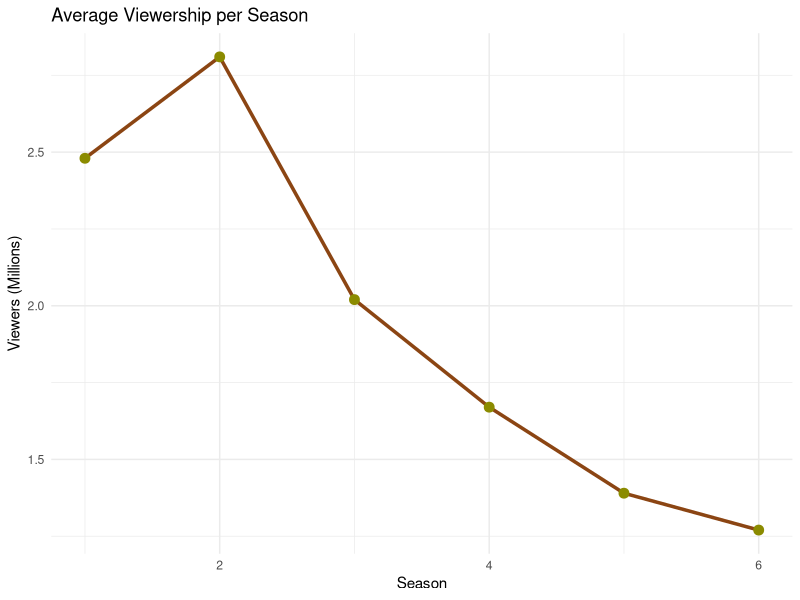
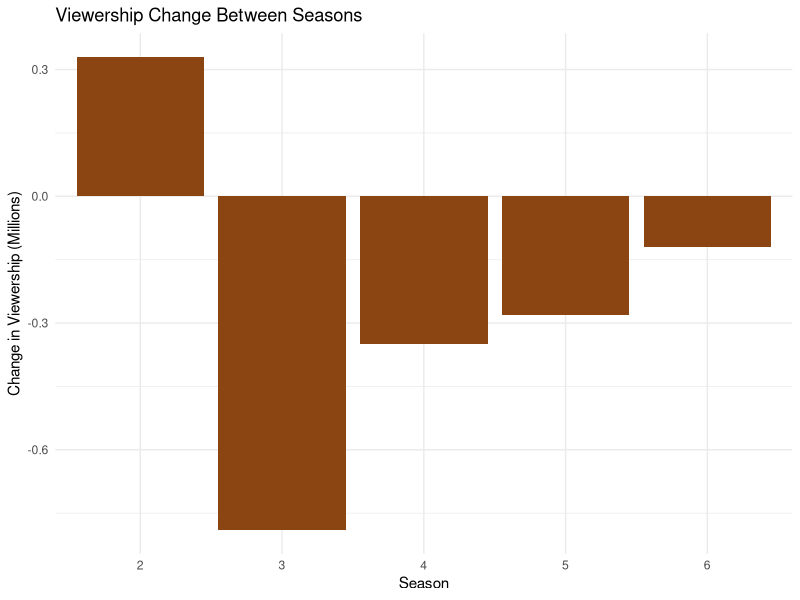

Write the R code that produced these figures, in order.
## ---- chunk 1
library(dplyr)
library(ggplot2)
library(knitr)

# Viewership data by season
gossip_data <- data.frame(
  Season = 1:6,
  Viewership = c(2.48, 2.81, 2.02, 1.67, 1.39, 1.27)  # in millions
)
## ---- chunk 2
summary_stats <- gossip_data %>%
  summarise(
    Mean = round(mean(Viewership), 2),
    Max = max(Viewership),
    Min = min(Viewership),
    Season_Max = Season[which.max(Viewership)],
    Season_Min = Season[which.min(Viewership)]
  )

summary_stats

## ---- chunk 3
ggplot(gossip_data, aes(x = Season, y = Viewership)) +
  geom_line(color = "chocolate4", linewidth = 1.2) +
  geom_point(size = 3, color = "yellow4") +
  labs(
    title = "Average Viewership per Season",
    x = "Season",
    y = "Viewers (Millions)"
  ) +
  theme_minimal()
## ---- chunk 4
gossip_data <- gossip_data %>%
  mutate(Change = c(NA, round(diff(Viewership), 2)))

ggplot(gossip_data[-1, ], aes(x = factor(Season), y = Change)) +
  geom_col(fill = "chocolate4") +
  labs(
    title = "Viewership Change Between Seasons",
    x = "Season",
    y = "Change in Viewership (Millions)"
  ) +
  theme_minimal()
